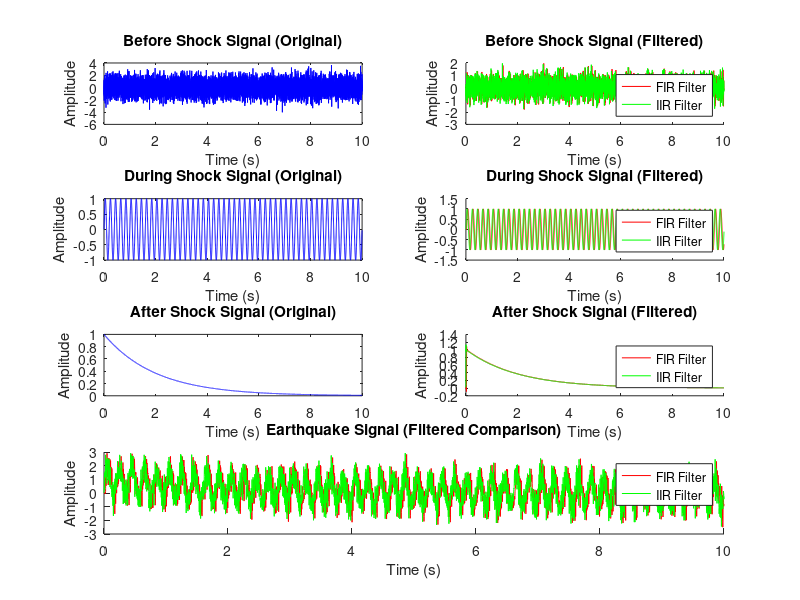

Here is the MATLAB script that generated this plot:
% Parameters
fs = 1000; % Sampling frequency (Hz)
duration = 10; % Total duration of the signal (seconds)
t = 0:1/fs:duration-1/fs; % Time vector

% Generate 'Before Shock Signal' (random noise)
before_shocks_signal = randn(size(t)); % Random noise

% Generate 'During Shock Signal' (sinusoidal waveform)
main_frequency = 5; % Frequency of the sinusoidal signal (Hz)
during_shock_signal = sin(2 * pi * main_frequency * t);

% Generate 'After Shock Signal' (decaying signal)
after_shock_signal = exp(-0.5 * t); % Exponential decay

% Combine all signals to create the earthquake signal
earthquake_signal = before_shocks_signal + during_shock_signal + after_shock_signal;

% Design FIR filter
fir_order = 50; % FIR filter order
fir_cutoff = 0.3; % Normalized cutoff frequency (0 to 1, where 1 = Nyquist frequency)
fir_coefficients = fir1(fir_order, fir_cutoff, 'low'); % FIR low-pass filter design

% FIR filtered components
before_shocks_fir = filter(fir_coefficients, 1, before_shocks_signal);
during_shock_fir = filter(fir_coefficients, 1, during_shock_signal);
after_shock_fir = filter(fir_coefficients, 1, after_shock_signal);

% Design IIR filter
[iir_b, iir_a] = butter(4, 0.3, 'low'); % 4th-order Butterworth low-pass filter

% IIR filtered components
before_shocks_iir = filter(iir_b, iir_a, before_shocks_signal);
during_shock_iir = filter(iir_b, iir_a, during_shock_signal);
after_shock_iir = filter(iir_b, iir_a, after_shock_signal);

% Plot all graphs in a single figure
figure;

% Before Shock Signal
subplot(4, 2, 1);
plot(t, before_shocks_signal, 'b');
title('Before Shock Signal (Original)');
xlabel('Time (s)');
ylabel('Amplitude');

subplot(4, 2, 2);
hold on;
plot(t, before_shocks_fir, 'r');
plot(t, before_shocks_iir, 'g');
title('Before Shock Signal (Filtered)');
legend('FIR Filter', 'IIR Filter');
xlabel('Time (s)');
ylabel('Amplitude');
hold off;

% During Shock Signal
subplot(4, 2, 3);
plot(t, during_shock_signal, 'b');
title('During Shock Signal (Original)');
xlabel('Time (s)');
ylabel('Amplitude');

subplot(4, 2, 4);
hold on;
plot(t, during_shock_fir, 'r');
plot(t, during_shock_iir, 'g');
title('During Shock Signal (Filtered)');
legend('FIR Filter', 'IIR Filter');
xlabel('Time (s)');
ylabel('Amplitude');
hold off;

% After Shock Signal
subplot(4, 2, 5);
plot(t, after_shock_signal, 'b');
title('After Shock Signal (Original)');
xlabel('Time (s)');
ylabel('Amplitude');

subplot(4, 2, 6);
hold on;
plot(t, after_shock_fir, 'r');
plot(t, after_shock_iir, 'g');
title('After Shock Signal (Filtered)');
legend('FIR Filter', 'IIR Filter');
xlabel('Time (s)');
ylabel('Amplitude');
hold off;

% Filtered Earthquake Signals (Full Comparison)
subplot(4, 2, [7, 8]);
hold on;
plot(t, filter(fir_coefficients, 1, earthquake_signal), 'r', 'DisplayName', 'FIR Filtered');
plot(t, filter(iir_b, iir_a, earthquake_signal), 'g', 'DisplayName', 'IIR Filtered');
title('Earthquake Signal (Filtered Comparison)');
legend('FIR Filter', 'IIR Filter');
xlabel('Time (s)');
ylabel('Amplitude');
hold off;
